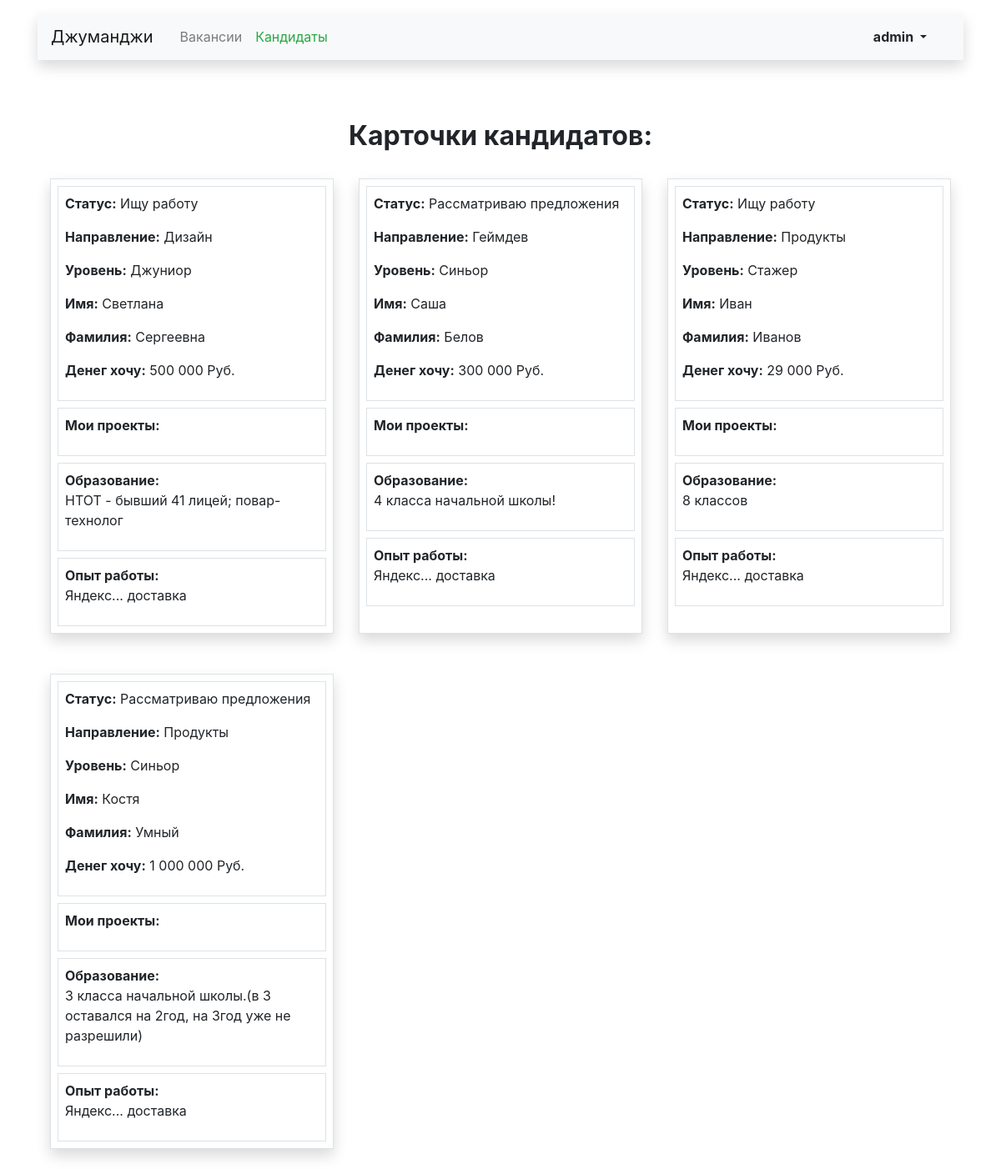
The app's page /resume/ (signed in) with its own data.
### main/models.py (models this page shows, shortened)
class Resume(models.Model):
    class Status(models.TextChoices):
        MAX_ACTIVE = 'max_active', 'Ищу работу'
        ACTIVE = 'active', 'Рассматриваю предложения'
        NON_ACTIVE = 'non_active', 'Не ищу работу'
    class Grade(models.TextChoices):
        INTERN = 'intern', 'Стажер'
        JUNIOR = 'Junior', 'Джуниор'
        MIDDLE = 'middle', 'Миддл'
        SENIOR = 'senior', 'Синьор'
        LID = 'lid', 'Лид'
    user = models.OneToOneField(
        User,
        on_delete=models.CASCADE,
        related_name='my_resume',
        verbose_name='Резюме',
    )
    name = models.CharField(max_length=80, verbose_name='Имя')
    surname = models.CharField(max_length=80, verbose_name='Фамилия')
    status = models.CharField(
        max_length=26,
        choices=Status.choices,
        default=Status.MAX_ACTIVE,
        verbose_name='Готовность к работе',
    )
    salary = models.IntegerField(default=1, verbose_name='Вознаграждение')
    specialty = models.ForeignKey(
        Specialty,
        on_delete=models.CASCADE,
        to_field="code",
        related_name="resume",
        verbose_name='Специализация',
    )
    grade = models.CharField(
        max_length=20,
        choices=Grade.choices,
        default=Grade.MIDDLE,
        verbose_name='Квалификация',
    )
    education = models.TextField(
        blank=True,
        default='4 класса начальной школы.',
        verbose_name='Образование',
    )
    experience = models.TextField(
        blank=True,
        default='Яндекс...  доставка',
        verbose_name='Опыт работы',
    )
    portfolio = models.URLField(
        blank=True,
        max_length=120,
        verbose_name='Портфолио',
    )
    class Meta:
        verbose_name = 'Резюме'
        verbose_name_plural = verbose_name

class Specialty(models.Model):
    code = models.CharField(max_length=30, unique=True, verbose_name='Код')
    title = models.CharField(max_length=30, verbose_name='Направление')
    picture = models.ImageField(
        upload_to='specialties',
        default='https://place-hold.it/100x60',
        blank=True,
        verbose_name='Картинка',
    )
    def __str__(self):
        return self.title
    class Meta:
        verbose_name = 'Специализацию'
        verbose_name_plural = 'Специализации'

### main/views/myresume.py (the view)
# urls.py: path('resume/', myresume_views.AllResumeView.as_view(), name='all_resume'),
class AllResumeView(ListView):
    model = Resume
    template_name = 'main/myresume/view_all_resume.html'
    def get_queryset(self):
        return super().get_queryset().select_related('specialty')

### main/templates/main/myresume/view_all_resume.html (shortened to what this page needs)
{% extends 'main/main_layout.html' %}
{% load humanize %}
{% block custom_body %}
    <main class="container mt-3">
        <section>
            <h2 class="h2 text-center mx-auto mt-4 pt-5">
                <strong>Карточки кандидатов:</strong>
            </h2>
            <div class="d-flex mx-auto row">
                {% for object in object_list %}
                    <div class="my-4 col-lg-4 col-md-6 col-sm-12">
                        <div class="p-2 border shadow h-100">
                            <div class="p-2 border mb-2">
                                <p class=""><b>Статус:</b> {{ object.get_status_display }}</p>
                                <p class=""><b>Направление:</b> {{ object.specialty }}</p>
                                <p class=""><b>Уровень:</b> {{ object.get_grade_display }}</p>
                                <p class=""><b>Имя:</b> {{ object.name }}</p>
                                <p class=""><b>Фамилия:</b> {{ object.surname }}</p>
                                <p class=""><b>Денег хочу:</b> {{ object.salary | intcomma }} Руб.</p>
                            </div>
                            <div>
                                <div class="p-2 border mb-2">
                                    <span><b>Мои проекты:</b></span>
                                </div>
                                <div class="p-2 border mb-2">
                                    <span><b>Образование:</b></span>
                                    <p>{{ object.education }}</p>
                                </div>
                                <div class="p-2 border">
                                    <span><b>Опыт работы:</b></span>
                                    <p>{{ object.experience }}</p>
                                </div>
                            </div>
                        </div>
                    </div>
                {% endfor %}
            </div>
        </section>
    </main>
{% endblock %}

### main/templates/main/main_layout.html (shortened to what this page needs)
{% load static %}
<!DOCTYPE html>
<html lang="ru">
<head>
    <link rel="stylesheet" href="https://stackpath.bootstrapcdn.com/bootstrap/4.3.1/css/bootstrap.min.css"
>
    <link rel="stylesheet" href="{% static 'main/css/style.css' %}">
</head>
<body>
<header class="container mt-3">
    <nav class="navbar navbar-expand-lg navbar-light bg-light shadow">
        <a class="navbar-brand mr-4" href="{% url 'main_page' %}">Джуманджи</a>
        <div class="collapse navbar-collapse justify-content-between" id="navbarNav">
            <ul class="navbar-nav col-10">
                <li class="nav-item">
                    {% url 'vacancies_page' as vacancies %}
                    <a class="nav-link{% if request.path == vacancies %} text-success{% endif %}" href="{% url 'vacancies_page' %}">Вакансии</a>
                </li>
                <li class="nav-item">
                    {% url 'all_resume' as resume %}
                    <a class="nav-link{% if request.path == resume %} text-success{% endif %}" href="{% url 'all_resume' %}">Кандидаты</a>
                </li>
            </ul>
            <ul class="navbar-nav col-2 justify-content-end">
                {% if request.user.is_anonymous %}
                <li class="nav-item active">
                    <a href="{% url 'login' %}" class="nav-link font-weight-bold">Вход</a>
                </li>
                {% else %}
                <li class="nav-item active">
                    <div class="btn-group">
                        <button type="button" class="btn dropdown-toggle font-weight-bold" data-toggle="dropdown" aria-haspopup="true" aria-expanded="false">
                        {{ request.user }}
                        </button>
                    </div>
                </li>
                {% endif %}
            </ul>
        </div>
    </nav>
</header>
{% block custom_body %}
{% endblock %}
</body>
</html>

### records on screen
Resume: status "Ищу работу", specialty "Дизайн", grade "Джуниор", name "Светлана", surname "Сергеевна", salary "500 000", education "НТОТ - бывший 41 лицей; повар-технолог", experience "Яндекс... доставка"
Resume: status "Рассматриваю предложения", specialty "Геймдев", grade "Синьор", name "Саша", surname "Белов", salary "300 000", education "4 класса начальной школы!", experience "Яндекс... доставка"
Resume: status "Ищу работу", specialty "Продукты", grade "Стажер", name "Иван", surname "Иванов", salary "29 000", education "8 классов", experience "Яндекс... доставка"
Resume: status "Рассматриваю предложения", specialty "Продукты", grade "Синьор", name "Костя", surname "Умный", salary "1 000 000", education "3 класса начальной школы.(в 3 оставался на 2год, на 3год уже не разрешили)", experience "Яндекс... доставка"

### other values on screen
{{ request.user }} "admin"
